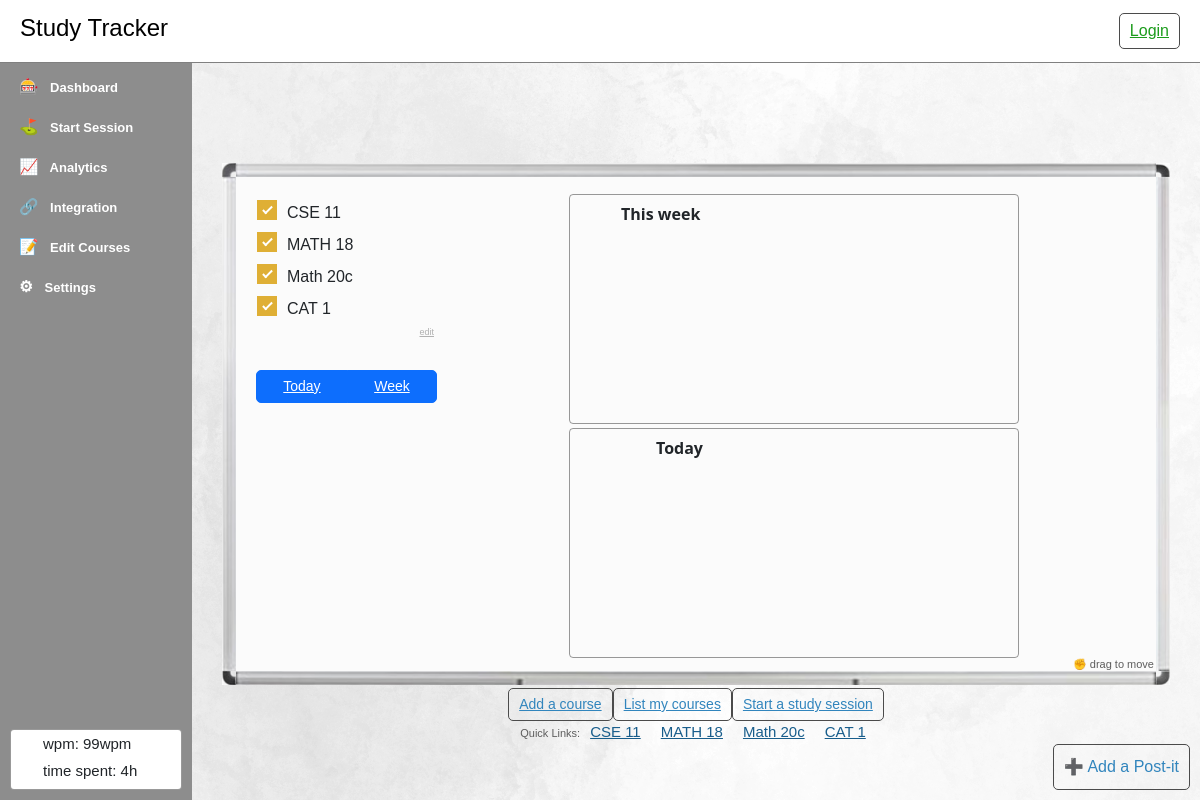
Before: /courses/ with the older database file.
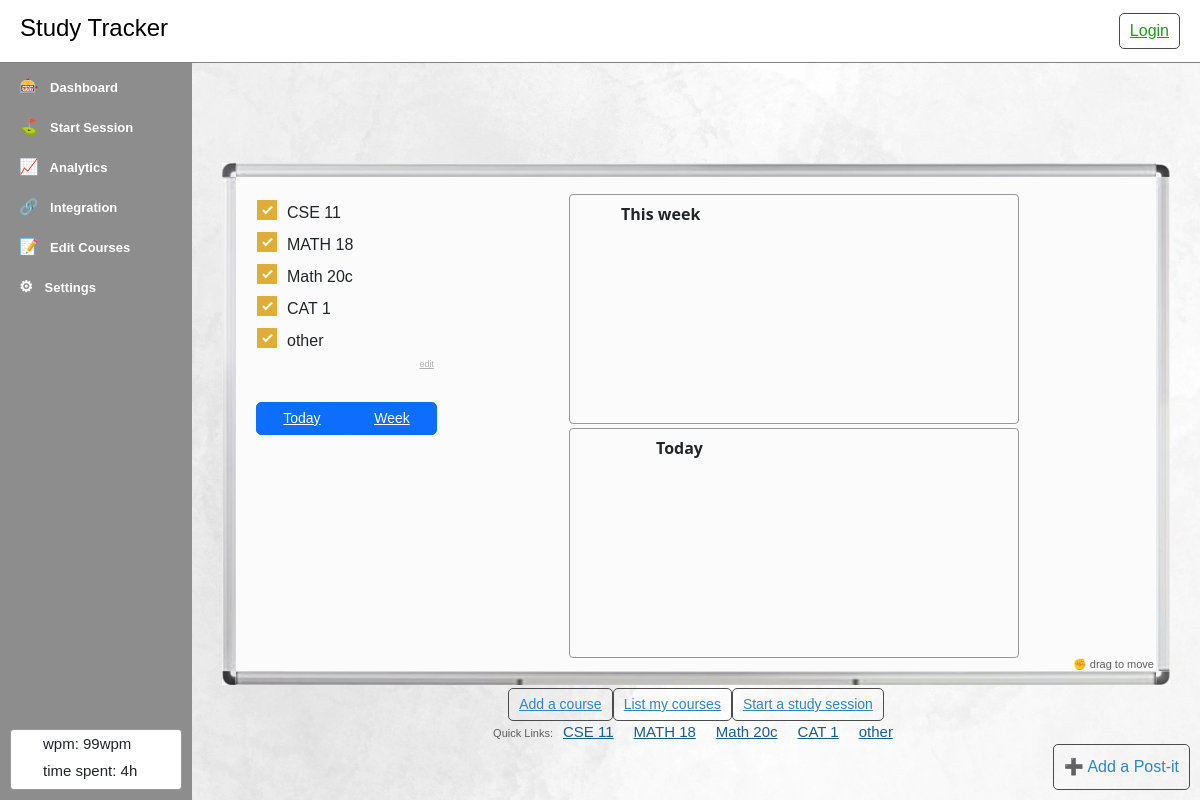
After: the same page with the newer database file.
### courses/models.py (models this page shows)
class Course(models.Model):
    course_name = models.CharField(max_length=200)
    date_added = models.DateTimeField('Date added')
    def __str__(self):
        return self.course_name

### courses/views.py (the view)
# urls.py: path('', views.index, name='index'),
def index(request):
    courses = Course.objects.all()
    now = datetime.utcnow();
    jsData = {
        "study_sessions": [],
        "courses": {},
    }
    for c in courses:
        c_study_sessions = queries.get_study_sessions_byType(c.id, now, "month")
        jsData["courses"][c.id] = {
            "id": c.id,
            "course_name": c.course_name,
            "date_added": str(c.date_added),
        }
        for ss in c_study_sessions:
            pp.pprint(ss)
            jsData["study_sessions"].append({
                "course_name": c.course_name,
                "course_id": c.id,
                'session': {
                    'id': ss.id,
                    'start_date': str(ss.start_date),
                    'end_date': str(ss.end_date),
                    'last_ping': str(ss.last_ping),
                    'duration': ss.duration
                },
            })
    context = {
        'courses': courses,
        'jsData': jsData,
    }
    return render(request, 'courses/index.html', context=context)

### courses/models.py (called while the page is built)
    def __str__(self):
        return f'{self.course} study session for {self.duration} minutes'

### courses/queries.py (called while the page is built)
def get_study_sessions_byType(course_id, now, type):
    course = Course.objects.all().get(pk=course_id)
    start = None
    end = None
    if type == "month":
        start = now - timezone.timedelta(days=30)
        end = now
    elif type == "year":
        start = now - timezone.timedelta(days=360)
        end = now
    else:
        get_study_sessions_today()
    study_sessions = StudySession.objects.filter(course=course,
                                                 start_date__gte=start,
                                                 end_date__lte=end)
    return study_sessions

### courses/templatetags/js.py (called while the page is built)
@register.filter(is_safe=True)
def object_jsStr(obj):
    return mark_safe(json.dumps(obj))

### courses/templates/courses/index.html (shortened to what this page needs)
{% extends 'base.html' %}
{% load static %}
{% block content %}
{% include 'partials/_sidebar.html' %}
<div style="flex-grow: 20; overflow-x: hidden; position: relative;">
{% include 'partials/_postitBackground.html' %}
<div style="position: absolute; width: 100%; height: 100%; padding: 0px 30px;">
    <div class="" id="whiteboard" style="display: grid; grid-template-columns: 14px auto 14px; grid-template-rows: 14px auto 14px; width: 100%; margin-top: 100px;">
        {% include 'partials/_preWhiteboard.html' %}
            <div style="padding: 13px; grid-column: 2; grid-row: 2; background: #fbfbfb; display: flex; flex-direction: row; position: relative;">
                <div style="display: flex; flex-wrap: wrap; flex-direction: column; padding: 8px;">
                    {% if courses %}
                        <ul class="control-group" style="width: 180px; list-style-type: none; padding-left: 0px; margin: 0px;">
                            {% for c in courses %}
                                <label class="control control-checkbox">
                                    {{ c.course_name }}
                                    <div class="control_indicator"></div>
                                </label>
                            {% endfor %}
                        </ul>
                        <a style="margin: 0px; padding-right: 3px;" class="remarks" href="{% url 'courses:list' %}">edit</a>
                    {% else %}
                        <label>You don't have any courses yet</label>
                    {% endif %}
                    <div class="btn-group" role="group" style="margin-top: 30px;">
                        <label class="btn btn-outline-primary btn-sm" for="btnTodayGraph">Today</label>
                        <label class="btn btn-outline-primary btn-sm" for="btnWeekGraph">Week</label>
                    </div>
                </div>
                <div style="display: flex; justify-content: space-around; flex-grow: 3; flex-wrap: wrap;">
                    <div class="box dashboard-graphWeek" id="graphWeek" style="padding: 10px 16px 0px 0px; display: flex; flex-direction: column; max-height: 250px; max-width: 800px; min-width: 450px; width: 47%; height: 230px; margin-top: 4px;">
                        <h6 class="no-margin center" style="position: absolute; padding-left: 51px;">This week</h6>
                        <div id="weekChart" style="height: 100%;"></div>
                    </div>
                    <div class="box dashboard-graphToday" id="graphToday" style="padding: 10px 16px 0px 0px; display: flex; flex-direction: column; max-height: 250px; max-width: 800px; min-width: 450px; width: 47%; height: 230px; margin-top: 4px;">
                        <h6 class="no-margin center" style="position: absolute; padding-left: 86px;">Today</h6>
                        <div id="dayChart" style="height: 100%;"></div>
                    </div>
                </div>
                <div class="hover-grab" id="moveWhiteboard" style="position: absolute; bottom: -4px; right: 2px;"><p class="sub">✊ drag to move</p></div>
            </div>
        {% include 'partials/_postWhiteboard.html' %}
    </div>
    <div style="display: flex; width: 100%; justify-content: center; align-items: baseline; margin-top: 3px;">
        <a class="btn btn-sm" href="{% url 'courses:add_course' %}">Add a course</a>
        <a class="btn btn-sm" href="{% url 'courses:list' %}">List my courses</a>
        <a class="btn btn-sm" href="{% url 'courses:session' %}">Start a study session</a>
    </div>
    <div style="display: flex; width: 100%; justify-content: center; align-items: baseline;">
        {% if courses %}
            <p class="sub">Quick Links:</p>
            {% for c in courses %}
                <a style="margin: 0px 10px;" href="/courses/{{ c.id }}/">{{ c.course_name }}</a>
            {% endfor %}
        {% else %}
            <p>You have no courses yet.</p>
        {% endif %}
    </div>
</div>
</div>
{% endblock %}

### courses/templates/base.html (shortened to what this page needs)
{% load static %}
{% load js %}
<!DOCTYPE html>
<html lang="en">
<head>
    <link href="https://cdn.jsdelivr.net/npm/bootstrap@5.1.3/dist/css/bootstrap.min.css" rel="stylesheet">
    <link rel="stylesheet" type="text/css" href="{% static 'css/header.css' %}">
    <link rel="stylesheet" type="text/css" href="{% static 'css/footer.css' %}">
    <link rel="stylesheet" type="text/css" href="{% static 'css/index.css' %}">
    <link rel="stylesheet" type="text/css" href="{% static 'css/billboard.css' %}">
    <link rel="stylesheet" type="text/css" href="{% static 'css/main.css' %}">
</head>
{% include 'partials/_navbar.html' %}
<body style="margin: 0px; ">
    <div style="display: flex; flex-direction: row; position: relative;">
        {% block content %}{% endblock %}
    </div>
</body>

### courses/templates/partials/_navbar.html (shortened to what this page needs)
<nav style="border-bottom: 1px solid grey; display: flex; height: 63px; width: 100vw; box-sizing: border-box; padding: 0px 20px; background: white; align-items: center; justify-content: center;">
    <h3 class="tempLogo"><a href="{% url 'courses:index' %}" style="color: black; text-decoration: none;">Study Tracker</a></h3>
    <button class="btn btn-green">Login</button>
</nav>

### courses/templates/partials/_sidebar.html (shortened to what this page needs)
{% load static %}
<div style="display: flex; flex-direction: column; width: 192px; min-width: 192px; height: calc(100vh - 63px); background: rgb(141, 141 ,141);">
    <a class="sideBarLink" href="{% url 'courses:index' %}"><span class="icon-emoji">🎰</span> Dashboard</a>
    <a class="sideBarLink" href="{% url 'courses:session' %}"><span class="icon-emoji">⛳</span> Start Session</a>
    <a class="sideBarLink" href="{% url 'courses:analytics' %}"><span class="icon-emoji">📈</span> Analytics</a>
    <a class="sideBarLink" href="{% url 'courses:integrations' %}"><span class="icon-emoji">🔗</span> Integration</a>
    <a class="sideBarLink" href="{% url 'courses:list' %}"><span class="icon-emoji">📝</span> Edit Courses</a>
    <a class="sideBarLink" href="{% url 'courses:settings' %}"><span class="icon-emoji">⚙</span> Settings</a>
    <div style="flex-grow: 3;"></div>
    <div class="box" style="background: white; margin: 10px;">
        <ul style="list-style-type: none;">
            <li>wpm: 99wpm</li>
            <li>time spent: 4h</li>
        </ul>
    </div>
</div>

### courses/templates/partials/_postitBackground.html
{% load static %}
<div class="background" style="position: absolute; background: url('{% static 'src/texturedBackground.png' %}');  width: 100%; height: 100%; z-index: -1;">
    <button class="btn" style="position: absolute; bottom: 10px; right: 10px; padding: 10px; text-decoration: none;">➕  Add a Post-it</button>
</div>

### courses/templates/partials/_preWhiteboard.html
{% load static %}
<div style="background: url({% static 'src/whiteboard/top left.png' %}); grid-column: 1; grid-row: 1; background-size: 100% 100%;"></div>
<div style="background: url({% static 'src/whiteboard/top.png' %}); grid-column: 2; grid-row: 1; background-size: 100% 100%;"></div>
<div style="background: url({% static 'src/whiteboard/top right.png' %}); grid-column: 3; grid-row: 1; background-size: 100% 100%;"></div>
<div style="background: url({% static 'src/whiteboard/left.png' %}); grid-column: 1; grid-row: 2; background-size: 100% 100%;"></div>

### courses/templates/partials/_postWhiteboard.html
{% load static %}
<div style="background: url({% static 'src/whiteboard/right.png' %}); grid-column: 3; grid-row: 2; background-size: 100% 100%;"></div>
<div style="background: url({% static 'src/whiteboard/bottom left.png' %}); grid-column: 1; grid-row: 3; background-size: 100% 100%;"></div>
<div style="background: url({% static 'src/whiteboard/bottom.png' %}); grid-column: 2; grid-row: 3; background-size: 100% 100%;"></div>
<div style="background: url({% static 'src/whiteboard/bottom right.png' %}); grid-column: 3; grid-row: 3; background-size: 100% 100%;"></div>

### courses/static/css/header.css (style rules this page uses)
* { font-family: sans-serif; }
.tempLogo { display: inline-block; font-weight: 500; font-size: 24px; margin: 0px; margin-bottom: 6px; text-align: left; }
a, .btn { color: rgb(49, 133, 189); }
a, .btn:hover { color: rgb(38, 111, 160); }
a, .btn:focus { color: rgb(23, 93, 139); }
a, .btn :visited { color: rgb(24, 93, 139); }
.btn { padding: 5px 10px; border: 1px rgb(75, 75, 75) solid; border-radius: 5px; text-decoration: underline; background: transparent; }
.btn-green { color: rgb(28, 156, 28); }

### courses/static/css/index.css (style rules this page uses)
.sideBarLink { width: 100%; height: 40px; padding: 12px 17px; box-sizing: border-box; color: white; font-size: 13px; font-weight: bold; border-bottom: 0px solid white; cursor: pointer; transition: all 80ms; text-decoration: none; }
.control { font-family: arial; display: block; position: relative; padding-left: 30px; margin-bottom: 5px; padding-top: 3px; cursor: pointer; font-size: 16px; }
.control_indicator { position: absolute; top: 2px; left: 0; height: 20px; width: 20px; background: #e6e6e6; border: 0px solid #000000; border-radius: 0px; }
.control input:checked ~ .control_indicator { background: #dfaf35; }
.control_indicator:after { box-sizing: unset; content: ''; position: absolute; display: none; }
.control input:checked ~ .control_indicator:after { display: block; }
.control-checkbox .control_indicator:after { left: 8px; top: 4px; width: 3px; height: 8px; border: solid #ffffff; border-width: 0 2px 2px 0; transform: rotate(45deg); }
.control-checkbox .control_indicator::before { content: ''; display: block; position: absolute; left: 0; top: 0; width: 4.5rem; height: 4.5rem; margin-left: -1.3rem; margin-top: -1.3rem; background: #ebed53; border-radius: 3rem; opacity: 0.6; z-index: 99999; transform: scale(0); }
.control-checkbox input + .control_indicator::before { animation: s-ripple 250ms ease-out; }
.control-checkbox input:checked + .control_indicator::before { animation-name: s-ripple-dup; }

### courses/static/css/main.css (style rules this page uses)
.box { border: 0.5px solid rgba(78, 78, 78, 0.575); border-radius: 4px; display: flex; flex-direction: column; height: fit-content; }
.remarks { text-align: right; font-size: 9px; font-family:Verdana, Geneva, Tahoma, sans-serif; color: #b1b1b1; }
a.remarks { display: block; text-align: right; }
ul { list-style-position: inside; }
ul li::marker { margin-right: 6px; }
.icon-emoji { font-size: larger; padding: 0px 8px 0px 2px; }
.no-margin { margin: 0px !important; }
.center { display: flex; justify-content: center; align-items: center; }
h1, h2, h3, h4, h5, h6 { margin: 10px 0px; font-family: 'Segoe UI', Tahoma, Geneva, Verdana, sans-serif; font-weight: 550; }
p, ol, ul { margin: 3px 0px; font-size: 15px; }
li { margin-bottom: 4px; }
p.sub, li.sub, span.sub { font-size: 11px; font-family:Verdana, Geneva, Tahoma, sans-serif; color: #5d5d5d; padding-left: 4px; }
div > a { font-size: 15px; }
body { font-family: sans-serif; margin: 0px; }
.center { text-align: center; justify-content: center; align-items: center; }
a { font-size: inherit; }

Changed rows visible on the page:
added Course: course_name "other"
